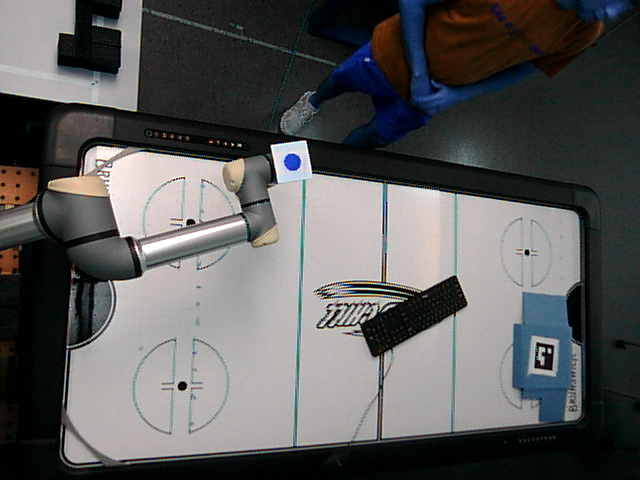
#> input picture scripts/real/april_tag_detection_images/frame_44.png, 640 x 480 px, found by its file name
$ python aruco_detection.py
#> lines starting #> are read from the running program, lines starting #| are printed output that depends on the picture
import cv2
import apriltag

# Load the image
image_path = '/u/mrudolph/documents/air-hockey-rl/scripts/real/april_tag_detection_images/frame_44.png'  # Replace with the path to your image
image = cv2.imread(image_path)
#> image is the input picture: shape (480, 640, 3); mean B, G, R 90.5, 90.6, 90.6
import pdb; pdb.set_trace()
# Convert the image to grayscale (AprilTag detection requires grayscale images)
gray = cv2.cvtColor(image, cv2.COLOR_BGR2GRAY)
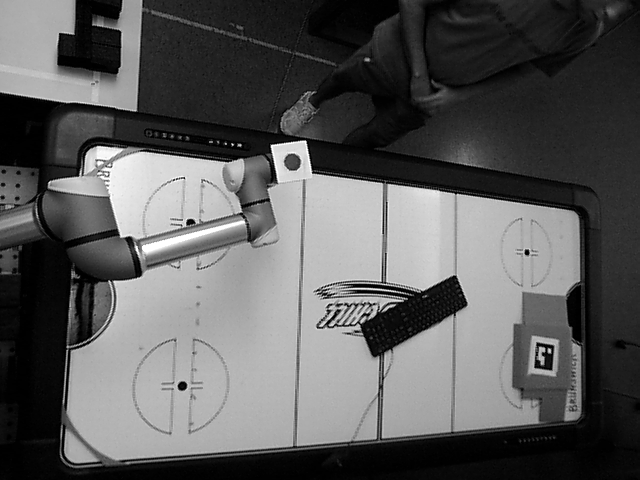
#> gray: shape (480, 640); min 0, max 255, mean 90.6

# Create the AprilTag detector
#> (the run stopped early here; a loop or call above may not have finished)

$ run again, with scripts/real/april_tag_detection_images/frame_0.png copied over scripts/real/april_tag_detection_images/frame_44.png
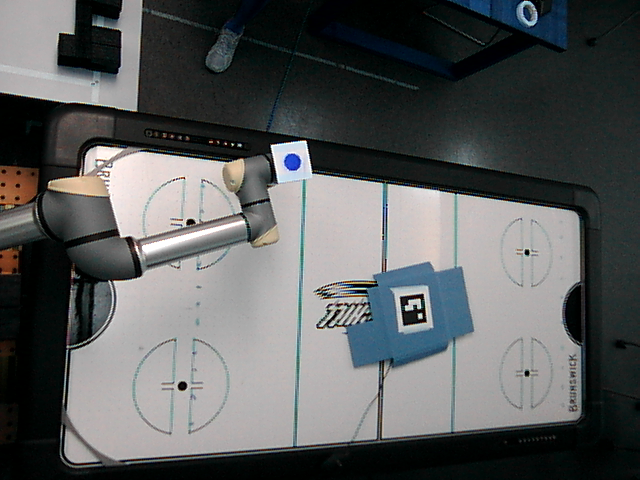
#> input picture scripts/real/april_tag_detection_images/frame_0.png, 640 x 480 px, found by its file name
#> image is the input picture: shape (480, 640, 3); mean B, G, R 92.1, 91.9, 89.8
#> `gray = cv2.cvtColor(image, cv2.COLOR_BGR2GRAY)`:
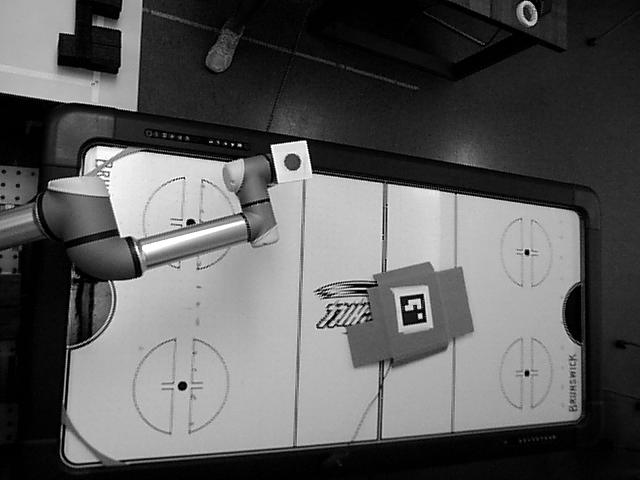
#> gray: shape (480, 640); min 0, max 255, mean 91.3

$ run again, with scripts/real/april_tag_detection_images/frame_112.png copied over scripts/real/april_tag_detection_images/frame_44.png
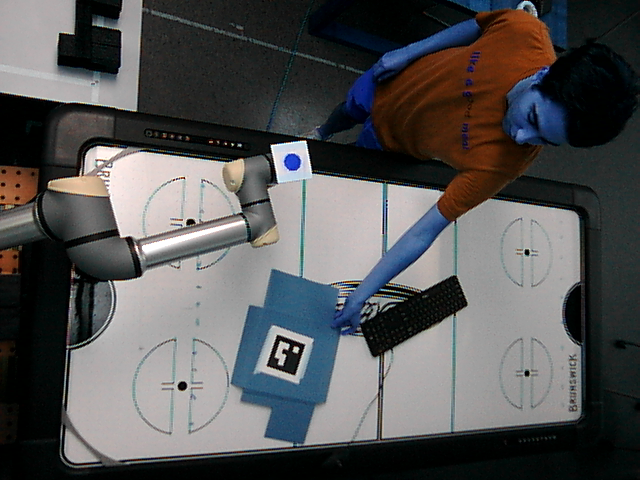
#> input picture scripts/real/april_tag_detection_images/frame_112.png, 640 x 480 px, found by its file name
#> image is the input picture: shape (480, 640, 3); mean B, G, R 84.9, 84.3, 84.5
#> `gray = cv2.cvtColor(image, cv2.COLOR_BGR2GRAY)`:
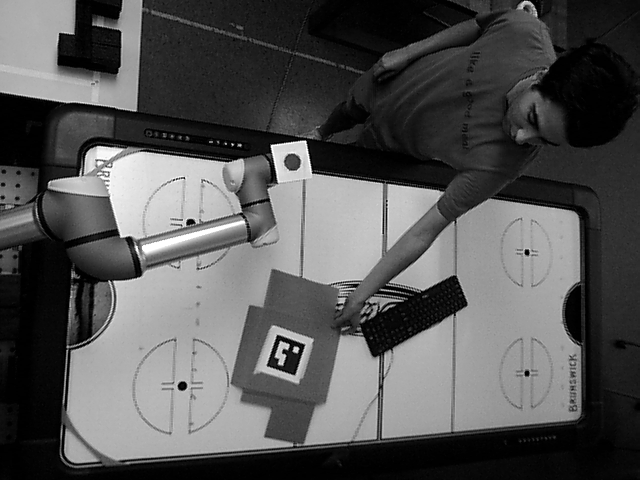
#> gray: shape (480, 640); min 0, max 255, mean 84.4
